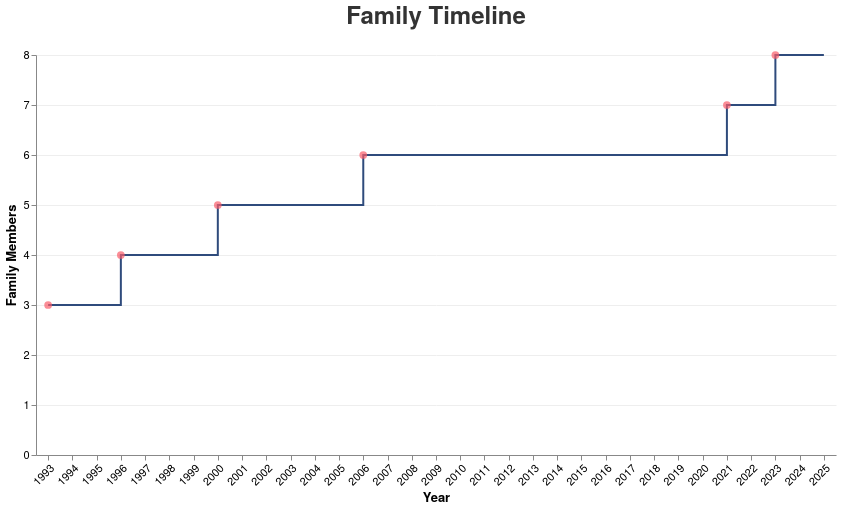

This figure's Vega-Lite source:
### Vega-Lite specification from a JSON file in a GitHub repository (floating-point values rounded to 4 significant figures)
{"$schema": "https://vega.github.io/schema/vega-lite/v5.json", "width": 800, "height": 400, "title": {"text": "Family Timeline", "fontSize": 24, "font": "Helvetica Neue, sans-serif", "anchor": "middle", "color": "#333", "offset": 20}, "padding": 5, "data": {"values": [{"year": "1993", "family_size": 3, "event": "I'm born! (first child)"}, {"year": "1994", "family_size": 3}, {"year": "1995", "family_size": 3}, {"year": "1996", "family_size": 4, "event": "Noa is born (sister)"}, {"year": "1997", "family_size": 4}, {"year": "1998", "family_size": 4}, {"year": "1999", "family_size": 4}, {"year": "2000", "family_size": 5, "event": "Aviv is born (brother)"}, {"year": "2001", "family_size": 5}, {"year": "2002", "family_size": 5}, {"year": "2003", "family_size": 5}, {"year": "2004", "family_size": 5}, {"year": "2005", "family_size": 5}, {"year": "2006", "family_size": 6, "event": "Rona is born (sister)"}, {"year": "2007", "family_size": 6}, {"year": "2008", "family_size": 6}, {"year": "2009", "family_size": 6}, {"year": "2010", "family_size": 6}, {"year": "2011", "family_size": 6}, {"year": "2012", "family_size": 6}, {"year": "2013", "family_size": 6}, {"year": "2014", "family_size": 6}, {"year": "2015", "family_size": 6}, {"year": "2016", "family_size": 6}, {"year": "2017", "family_size": 6}, {"year": "2018", "family_size": 6}, {"year": "2019", "family_size": 6}, {"year": "2020", "family_size": 6}, {"year": "2021", "family_size": 7, "event": "Married Noga"}, {"year": "2022", "family_size": 7}, {"year": "2023", "family_size": 8, "event": "Our daughter Mia is born!"}, {"year": "2024", "family_size": 8}, {"year": "2025", "family_size": 8}]}, "layer": [{"mark": {"type": "line", "interpolate": "step-after", "strokeWidth": 2, "color": "#2f4b7c"}, "encoding": {"x": {"field": "year", "type": "ordinal", "axis": {"title": "Year", "labelAngle": -45, "tickCount": 12, "grid": false}}, "y": {"field": "family_size", "type": "quantitative", "axis": {"title": "Family Members", "gridColor": "#eee", "grid": true}}}}, {"transform": [{"filter": "datum.event != null"}], "mark": {"type": "point", "filled": true, "color": "#f95d6a", "size": 60}, "encoding": {"x": {"field": "year", "type": "ordinal"}, "y": {"field": "family_size", "type": "quantitative"}, "tooltip": {"field": "event", "type": "nominal"}}}], "config": {"axis": {"labelFont": "Helvetica Neue, sans-serif", "titleFont": "Helvetica Neue, sans-serif", "labelFontSize": 11, "titleFontSize": 13}, "view": {"stroke": "transparent"}, "style": {"guide-label": {"fontSize": 11}, "guide-title": {"fontSize": 13}}}}
